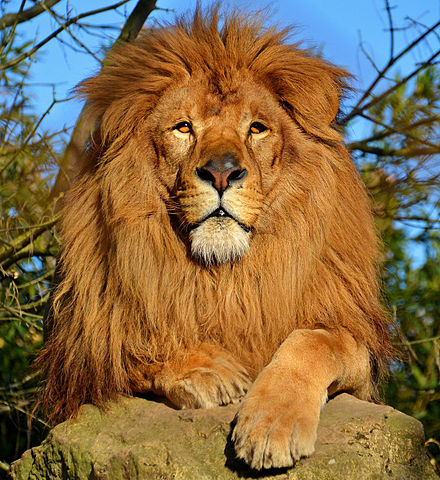
#> input picture lion.jpg, 440 x 480 px, found by its file name
$ python basic_crop.py
#> lines starting #> are read from the running program, lines starting #| are printed output that depends on the picture
import cv2
import numpy as np
import matplotlib.pyplot as plt

# #############################################################################
# crop an image: extract a rectangular region of an image
file = 'lion.jpg'
img = cv2.imread(file)
#> img is the input picture: shape (480, 440, 3); mean B, G, R 71.2, 108.1, 134
plt.imshow(img[:,:,::-1])
print(img.shape)    # (480, 440, 3)
#| (480, 440, 3)

clone = img.copy()
plt.imshow(clone[...,::-1])

# x / column: 100 to 300
# y / row: 50 to 250
crop = clone[50:270, 120:300]
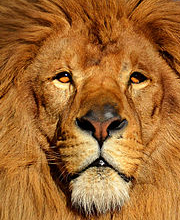
#> crop: shape (220, 180, 3); mean B, G, R 49, 105.5, 162.6
plt.imshow(crop[:,:,::-1])
print(crop.shape)   # (220, 180, 3)
#| (220, 180, 3)

plt.show()
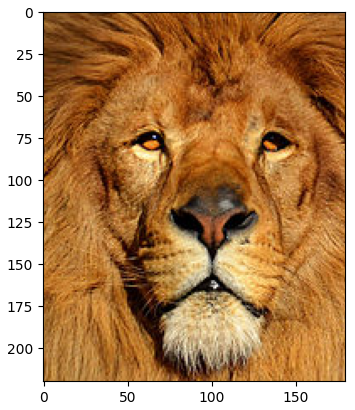
#> figure drawn by matplotlib, 1 panel
